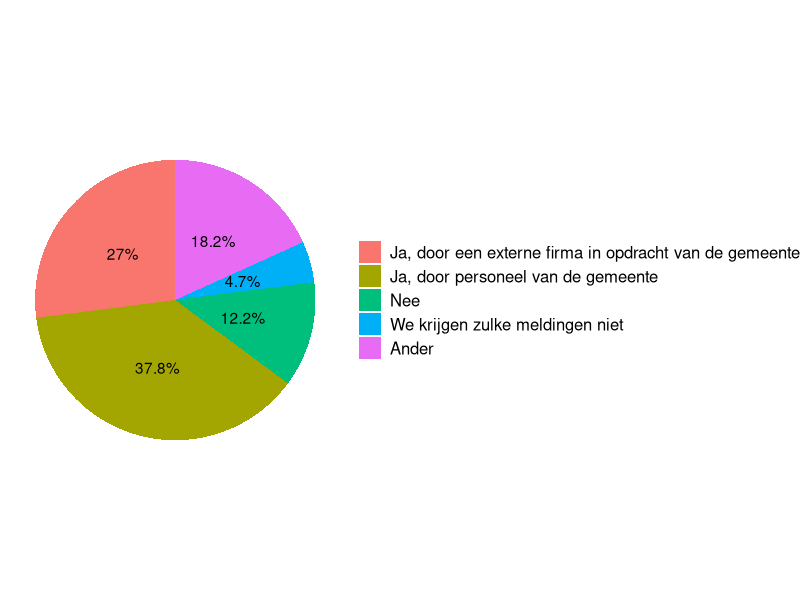
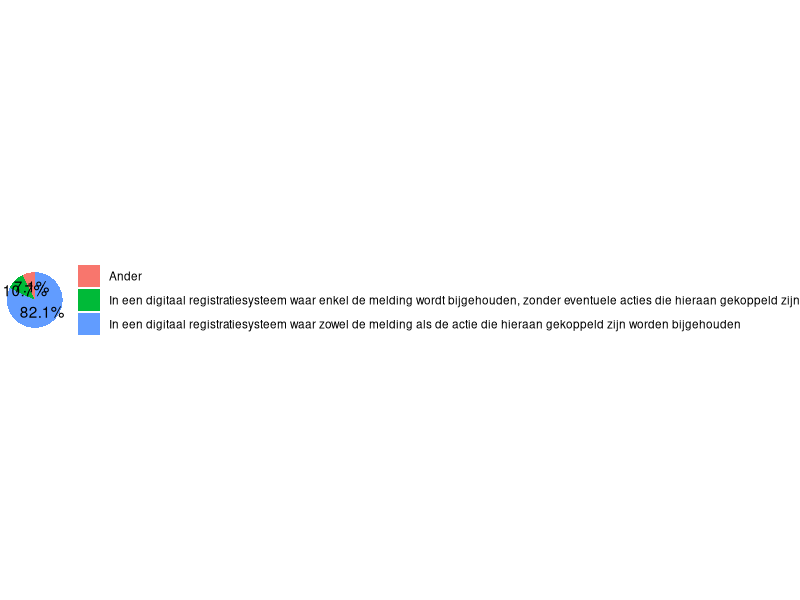
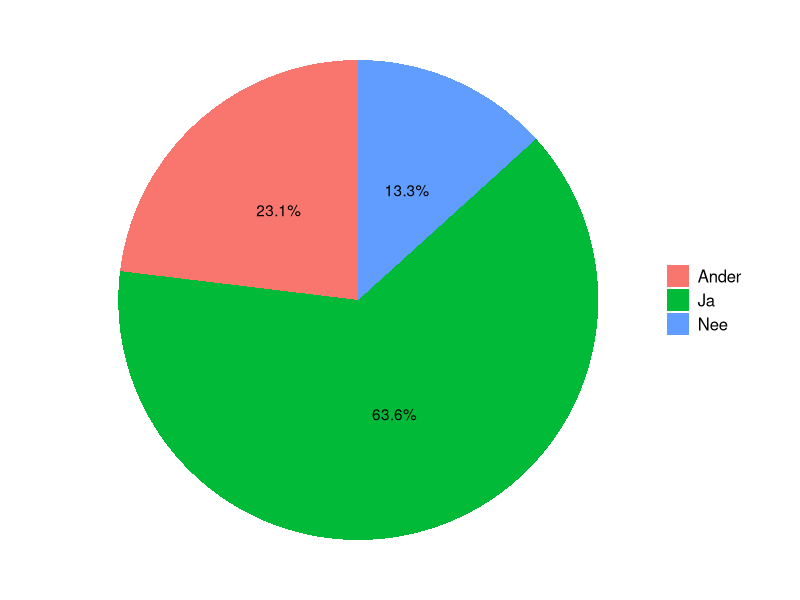

These charts were generated, in order, by the following R code:
#####################################################
############  Vragenlijst ###########################
#####################################################

library(readxl)
library(ggplot2)
library(tidyverse)

# Read data

data <- read_excel("data/Vragenlijst Rattenmonitor INBO_Complete.xlsx", sheet = 1) 
View(data)

##Plots

colnames(data)

#1

# Summarize data: count occurrences of each value in the column
data_summary <- data %>%
  group_by(`Wanneer een inwoner melding maakt van ratten op privaat terrein, wordt er dan een actie ondernomen (bestrijding, uitdelen van rodenticiden, preventieve maatregelen, informatie verstrekken)?`) %>%
  summarize(count = n()) %>%
  mutate(percentage = count / sum(count) * 100)

# Clean up the data
colnames(data_summary)[1] <- "answer"
data_summary <- data_summary %>%
  mutate(answer = ifelse(answer %in% c("Nee", 
                                       "Ja, door personeel van de gemeente",
                                       "Ja, door een externe firma in opdracht van de gemeente",
                                       "We krijgen zulke meldingen niet"), answer, "Ander"))
data_summary$percentage[which(data_summary$answer=="Ander")]<-sum(data_summary$percentage[which(data_summary$answer=="Ander")])

data_summary <- data_summary %>%
  group_by(answer) %>%
  filter(answer != "Ander" | row_number() == 1) %>%
  ungroup()

data_summary$answer <- factor(data_summary$answer, 
                              levels = c("Ja, door een externe firma in opdracht van de gemeente", 
                                         "Ja, door personeel van de gemeente", 
                                         "Nee",
                                         "We krijgen zulke meldingen niet", 
                                         "Ander"))

# Create the pie chart
ggplot(data_summary, aes(x = "", y = percentage, fill = answer)) +
  geom_bar(stat = "identity", width = 1) +
  coord_polar("y", start = 0) +
  theme_void() +  # Remove background, axes, and grid
  guides(fill = guide_legend(title = NULL))+
  geom_text(aes(label = paste0(round(percentage, 1), "%")),
            position = position_stack(vjust = 0.5)) +
  theme(legend.text = element_text(size = 12))

#2

# Summarize data: count occurrences of each value in the column
data_summary <- data %>%
  filter(`Hoe worden deze gegevens bijgehouden binnen de gemeente?...19` != "NA") %>%  # Drop rows where the answer is "NA"
  group_by(`Hoe worden deze gegevens bijgehouden binnen de gemeente?...19`) %>%
  summarize(count = n()) %>%
  mutate(percentage = count / sum(count) * 100)

# Clean up the data
colnames(data_summary)[1] <- "answer"

data_summary <- data_summary %>%
  mutate(answer = ifelse(answer %in% c("In een digitaal registratiesysteem waar enkel de melding wordt bijgehouden, zonder eventuele acties die hieraan gekoppeld zijn", 
                                       "In een digitaal registratiesysteem waar zowel de melding als de actie die hieraan gekoppeld zijn worden bijgehouden", "Op papier, waar enkel de melding wordt bijgehouden, zonder eventuele acties die hieraan gekoppeld zijn", "Op papier, waar zowel de melding als de hieraan gekoppelde acties worden bijgehouden",
                                       "Deze worden niet geregistreerd"), answer, "Ander"))

data_summary$percentage[which(data_summary$answer=="Ander")]<-sum(data_summary$percentage[which(data_summary$answer=="Ander")])

data_summary <- data_summary %>%
  group_by(answer) %>%
  filter(answer != "Ander" | row_number() == 1) %>%
  ungroup()

# Create the pie chart
ggplot(data_summary, aes(x = "", y = percentage, fill = answer)) +
  geom_bar(stat = "identity", width = 1) +
  coord_polar("y", start = 0) +
  theme_void() +  # Remove background, axes, and grid
  guides(fill = guide_legend(title = NULL))+
  geom_text(aes(label = paste0(round(percentage, 1), "%")),
            position = position_stack(vjust = 0.5)) +
  theme(legend.text = element_text(size = 8.5))

#3

# Summarize data: count occurrences of each value in the column
data_summary <- data %>%
  filter(`Zou u bereid zijn om deze gegevens door te geven aan INBO voor de rattenmonitortool?` != "NA") %>%  # Drop rows where the answer is "NA"
  group_by(`Zou u bereid zijn om deze gegevens door te geven aan INBO voor de rattenmonitortool?`) %>%
  summarize(count = n()) %>%
  mutate(percentage = count / sum(count) * 100)

# Clean up the data
colnames(data_summary)[1] <- "answer"
#View(data_summary)
data_summary <- data_summary %>%
  mutate(answer = ifelse(answer %in% c("Ja","Nee"), answer, "Ander"))

data_summary$percentage[which(data_summary$answer=="Ander")]<-sum(data_summary$percentage[which(data_summary$answer=="Ander")])

data_summary <- data_summary %>%
  group_by(answer) %>%
  filter(answer != "Ander" | row_number() == 1) %>%
  ungroup()

# Create the pie chart
ggplot(data_summary, aes(x = "", y = percentage, fill = answer)) +
  geom_bar(stat = "identity", width = 1) +
  coord_polar("y", start = 0) +
  theme_void() +  # Remove background, axes, and grid
  guides(fill = guide_legend(title = NULL))+
  geom_text(aes(label = paste0(round(percentage, 1), "%")),
            position = position_stack(vjust = 0.5)) +
  theme(legend.text = element_text(size = 12))







